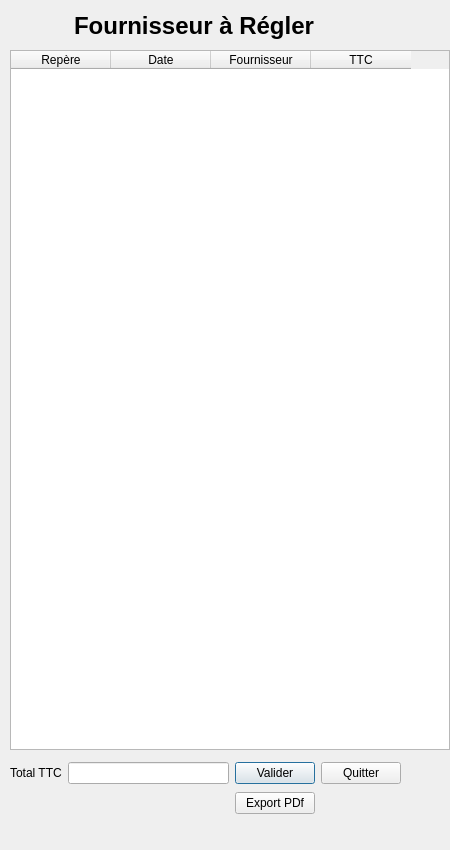
<?xml version="1.0" encoding="UTF-8"?>
<ui version="4.0">
 <class>Dialog</class>
 <widget class="QDialog" name="Dialog">
  <property name="geometry">
   <rect>
    <x>0</x>
    <y>0</y>
    <width>450</width>
    <height>850</height>
   </rect>
  </property>
  <property name="minimumSize">
   <size>
    <width>450</width>
    <height>850</height>
   </size>
  </property>
  <property name="maximumSize">
   <size>
    <width>440</width>
    <height>850</height>
   </size>
  </property>
  <property name="windowTitle">
   <string>Dialog</string>
  </property>
  <widget class="QTableWidget" name="tableWidget_a_regler">
   <property name="enabled">
    <bool>true</bool>
   </property>
   <property name="geometry">
    <rect>
     <x>10</x>
     <y>50</y>
     <width>440</width>
     <height>700</height>
    </rect>
   </property>
   <property name="minimumSize">
    <size>
     <width>440</width>
     <height>700</height>
    </size>
   </property>
   <property name="maximumSize">
    <size>
     <width>440</width>
     <height>700</height>
    </size>
   </property>
   <property name="alternatingRowColors">
    <bool>true</bool>
   </property>
   <property name="selectionBehavior">
    <enum>QAbstractItemView::SelectionBehavior::SelectRows</enum>
   </property>
   <attribute name="verticalHeaderVisible">
    <bool>false</bool>
   </attribute>
   <column>
    <property name="text">
     <string>Repère</string>
    </property>
   </column>
   <column>
    <property name="text">
     <string>Date</string>
    </property>
   </column>
   <column>
    <property name="text">
     <string>Fournisseur</string>
    </property>
   </column>
   <column>
    <property name="text">
     <string>TTC</string>
    </property>
   </column>
  </widget>
  <widget class="QSplitter" name="splitter">
   <property name="geometry">
    <rect>
     <x>10</x>
     <y>10</y>
     <width>368</width>
     <height>32</height>
    </rect>
   </property>
   <property name="orientation">
    <enum>Qt::Orientation::Horizontal</enum>
   </property>
   <widget class="QLabel" name="label">
    <property name="text">
     <string>&lt;html&gt;&lt;head/&gt;&lt;body&gt;&lt;p align=&quot;center&quot;&gt;&lt;span style=&quot; font-size:18pt; font-weight:700;&quot;&gt;Fournisseur à Régler&lt;/span&gt;&lt;/p&gt;&lt;/body&gt;&lt;/html&gt;</string>
    </property>
   </widget>
  </widget>
  <widget class="QWidget" name="gridLayoutWidget">
   <property name="geometry">
    <rect>
     <x>10</x>
     <y>760</y>
     <width>391</width>
     <height>56</height>
    </rect>
   </property>
   <layout class="QGridLayout" name="gridLayout">
    <item row="0" column="2">
     <widget class="QPushButton" name="pushButtonValider">
      <property name="text">
       <string>Valider</string>
      </property>
     </widget>
    </item>
    <item row="0" column="3">
     <widget class="QPushButton" name="quitterButton">
      <property name="text">
       <string>Quitter</string>
      </property>
     </widget>
    </item>
    <item row="0" column="1">
     <widget class="QLineEdit" name="lineEdittotalttc"/>
    </item>
    <item row="0" column="0">
     <widget class="QLabel" name="labeltotalttc">
      <property name="text">
       <string>&lt;html&gt;&lt;head/&gt;&lt;body&gt;&lt;p&gt;Total TTC&lt;/p&gt;&lt;/body&gt;&lt;/html&gt;</string>
      </property>
     </widget>
    </item>
    <item row="1" column="2">
     <widget class="QPushButton" name="pushButton_export_pdf">
      <property name="text">
       <string>Export PDf</string>
      </property>
     </widget>
    </item>
   </layout>
  </widget>
  <zorder>splitter</zorder>
  <zorder>tableWidget_a_regler</zorder>
  <zorder>gridLayoutWidget</zorder>
 </widget>
 <resources/>
 <connections/>
</ui>
